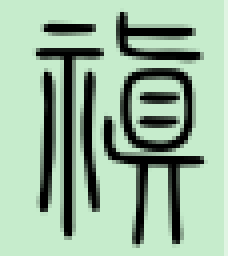
#> input picture app/utils/img/0014.png, 57 x 65 px (shown 4 times larger); its folder holds only this picture in this run
$ jupyter execute img_process.ipynb
#> lines starting #> are read from the running program, lines starting #| are printed output that depends on the picture
[cell 1]
import cv2 as cv

[cell 2]
def img2gray(filename):
#> called with filename = '0014.png'
    img = cv.imread("img/" + filename, cv.IMREAD_GRAYSCALE)
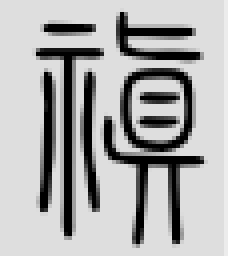
#> img: shape (65, 57) (shown 4 times larger); min 0, max 255, mean 174.5
    Contrastimg = cv.addWeighted(img, 1.5, img, 2,0)
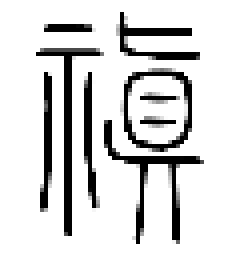
#> Contrastimg: shape (65, 57) (shown 4 times larger); min 0, max 255, mean 215
    img = cv.cvtColor(img,cv.COLOR_BGR2RGB)
#> img: shape (65, 57, 3)
    Contrastimg = cv.cvtColor(Contrastimg,cv.COLOR_BGR2RGB)
#> Contrastimg: shape (65, 57, 3)
    cv.imwrite("sampleimg/" + filename, Contrastimg)

[cell 3]
def Contrast_and_Brightness(alpha, beta, img):
    blank = np.zeros(img.shape, img.dtype)
    # dst = alpha * img + beta * blank
    dst = cv2.addWeighted(img, alpha, blank, 1-alpha, beta)
    return dst

[cell 4]
import os
filePath = 'img/'
imglist = os.listdir(filePath)
print(len(imglist))

[cell 5]
error = []
for item in imglist:
    if item.split(".")[1] == "png":
        try:
            img2gray(item)
        except:
            error.append(item)

[cell 6]
error

[cell 7]
dict_err = {
    '0497' : '𦺶',
    '1877' : '𡎐',
    '1940b' : '𨾀',
    '2484c' : '𠆉',
    '2497b' : '𢆯',
    '3040' : '𠀀',
    '3155' : '𧗁',
    '3274' : '𦉈',
    '3348' : '𡕨',
    '3411' : '𣓀',
    '4167' : '𨛜',
    '4168' : '𨞰',
    '4332b' : '𣡷',
    '4507' : '𣎳',
    '4977' : '傲',
    '5759' : '𠨖',
    '5762b' : '𢮮',
    '5784b' : '𠣴',
    '5801' : '𩴪',
    '5949' : '𠪪',
    '5985' : '礜',
    '6183' : '駾',
    '6333' : '𤜵',
    '6831' : '怓',
    '7390b' : '太',
    '7440a' : '𡿨',
    '7444b' : '𡿱',
    '7994' : '掩',
    '8315' : '毐',
    '8363' : '𠄌',
    '8877' : '𧍞',
    '9044a' : '垐',
    '9151b' : '𤲸',
    '9213b' : '𠊍',
    '9258' : '𨦕',
    '9528' : '輸',
    '9671c' : '亖',
    '9701b' : '𢀒'
}

[cell 8]
import shutil

[cell 9]
for err_img in error:
    ft = err_img[:4]
    st = err_img[:5]
    # print(ft, st)
    try:
        if ft in dict_err.keys():
            src = "img/"+err_img
            dst = "sampleimg/" + ft + ".png"
            shutil.move(src, dst)
            print("success")
        elif st in dict_err.keys():
            src = "img/"+err_img
            dst = "sampleimg/" + st + ".png"
            shutil.move(src, dst)
            print("success")
        else:
            print(err_img)
    except:
        pass

[cell 10]
def img2gray2(filename):
    img = cv.imread(filename, cv.IMREAD_GRAYSCALE)
    Contrastimg = cv.addWeighted(img, 1.5, img, 2,0)
    img = cv.cvtColor(img,cv.COLOR_BGR2RGB)
    Contrastimg = cv.cvtColor(Contrastimg,cv.COLOR_BGR2RGB)
    cv.imwrite(filename, Contrastimg)

[cell 11]
for err_img in error:
    ft = err_img[:4]
    st = err_img[:5]
    # print(ft, st)
    try:
        if ft in dict_err.keys():
            src = "sampleimg/" + ft + ".png"
            dst = "img/" + ft + ".png"
            shutil.move(src, dst)
            print("success")
        elif st in dict_err.keys():
            src = "sampleimg/" + st + ".png"
            dst = "img/" + st + ".png"
            shutil.move(src, dst)
            print("success")
        else:
            print(err_img)
    except:
        pass

$ run again, on app/utils/img/0208.png
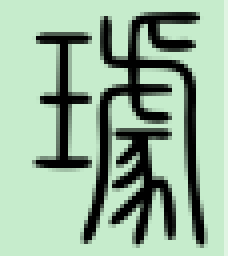
#> input picture app/utils/img/0208.png, 57 x 65 px (shown 4 times larger)
#> in img2gray, `img = cv.imread("img/" + filename, cv.IMREAD_GRAYSCALE)`:
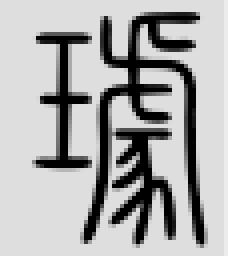
#> img: shape (65, 57) (shown 4 times larger); min 0, max 255, mean 172.1
#> in img2gray, `Contrastimg = cv.addWeighted(img, 1.5, img, 2,0)`:
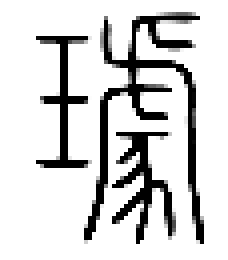
#> Contrastimg: shape (65, 57) (shown 4 times larger); min 0, max 255, mean 211.9

$ run again, on app/utils/img/0399.png
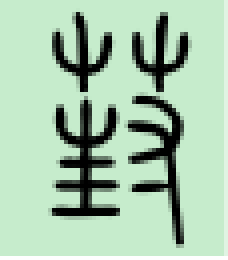
#> input picture app/utils/img/0399.png, 57 x 65 px (shown 4 times larger)
#> in img2gray, `img = cv.imread("img/" + filename, cv.IMREAD_GRAYSCALE)`:
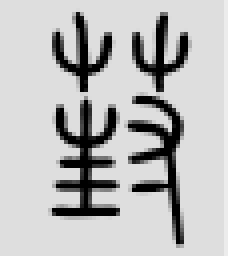
#> img: shape (65, 57) (shown 4 times larger); min 0, max 255, mean 187.5
#> in img2gray, `Contrastimg = cv.addWeighted(img, 1.5, img, 2,0)`:
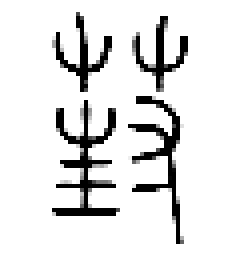
#> Contrastimg: shape (65, 57) (shown 4 times larger); min 0, max 255, mean 225.7
